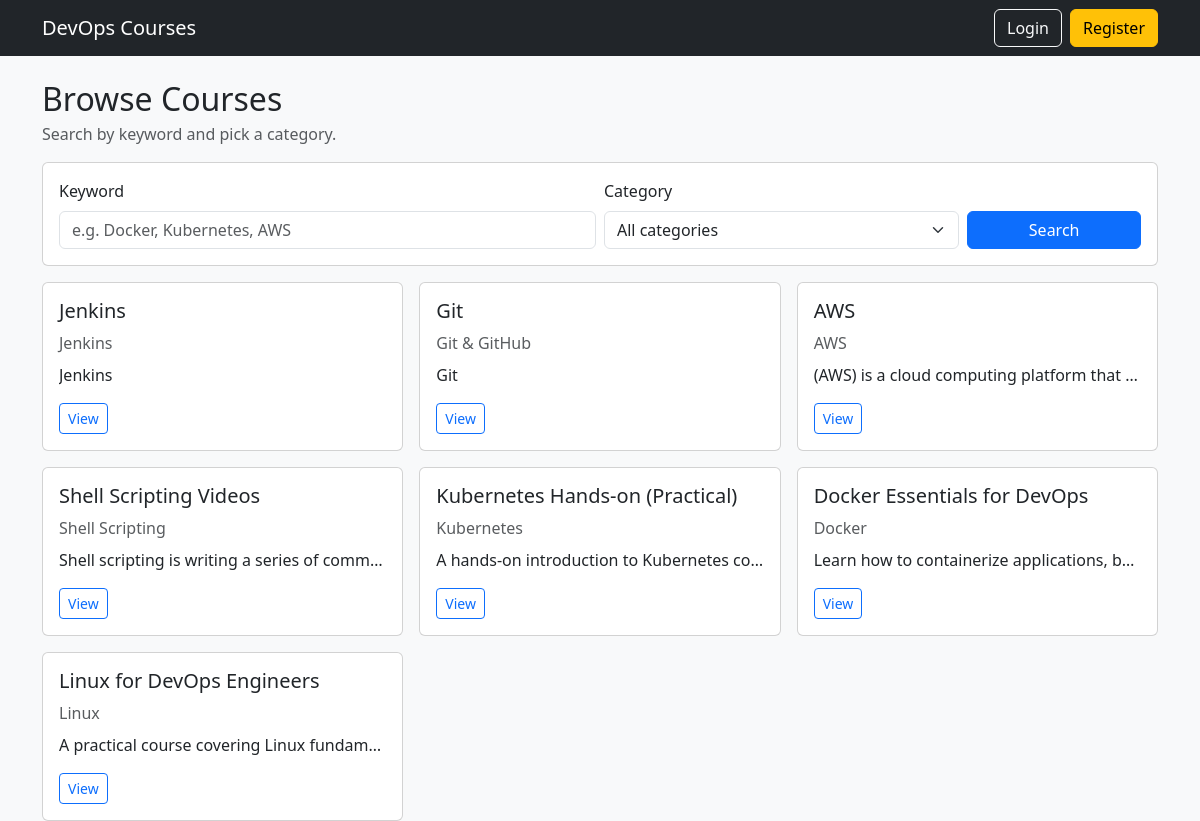
The page / on the database its author committed.
### catalog/models.py (models this page shows, shortened)
class Course(models.Model):
    title = models.CharField(max_length=200)
    slug = models.SlugField(max_length=220, unique=True)
    description = models.TextField()
    category = models.CharField(max_length=50, choices=CourseCategory.choices)
    cover_image = models.ImageField(upload_to="course_covers/", blank=True, null=True)
    is_published = models.BooleanField(default=True)
    created_at = models.DateTimeField(auto_now_add=True)
    updated_at = models.DateTimeField(auto_now=True)
    class Meta:
        indexes = [
            models.Index(fields=["category"]),
            models.Index(fields=["slug"]),
        ]
        ordering = ["-created_at"]

### catalog/views.py (the view)
# urls.py: path("", views.course_list, name="course_list"),
def course_list(request):
    q = (request.GET.get("q") or "").strip()
    category = (request.GET.get("category") or "").strip()
    courses_qs = Course.objects.filter(is_published=True)
    if q:
        courses_qs = courses_qs.filter(
            Q(title__icontains=q) | Q(description__icontains=q)
        )
    if category:
        courses_qs = courses_qs.filter(category=category)
    courses_qs = courses_qs.order_by("-created_at")
    paginator = Paginator(courses_qs, 8)
    page_obj = paginator.get_page(request.GET.get("page", 1))
    return render(
        request,
        "catalog/course_list.html",
        {
            "page_obj": page_obj,
            "q": q,
            "category": category,
            "categories": CourseCategory.choices,
        },
    )

### templates/catalog/course_list.html (shortened to what this page needs)
{% extends "base.html" %}
{% block content %}
  <div class="d-flex flex-column gap-3">
    <div class="d-flex align-items-end justify-content-between flex-wrap gap-2">
      <div>
        <h2 class="mb-1">Browse Courses</h2>
        <div class="text-muted">Search by keyword and pick a category.</div>
      </div>
    </div>
    <form method="get" class="card p-3">
      <div class="row g-2 align-items-end">
        <div class="col-md-6">
          <label class="form-label">Keyword</label>
          <input
            type="text"
            class="form-control"
            name="q"
            value="{{ q }}"
            placeholder="e.g. Docker, Kubernetes, AWS"
          />
        </div>
        <div class="col-md-4">
          <label class="form-label">Category</label>
          <select class="form-select" name="category">
            <option value="">All categories</option>
          </select>
        </div>
        <div class="col-md-2">
          <button class="btn btn-primary w-100" type="submit">Search</button>
        </div>
      </div>
    </form>
    <div class="row g-3">
      {% for course in page_obj %}
        <div class="col-md-6 col-lg-4">
          <div class="card h-100">
            <div class="card-body d-flex flex-column">
              <h5 class="card-title">{{ course.title }}</h5>
              <div class="text-muted mb-2">{{ course.category }}</div>
              <p class="card-text text-truncate" style="max-height: 3rem; overflow: hidden;">
                {{ course.description }}
              </p>
              <div class="mt-auto d-flex gap-2">
                <a class="btn btn-outline-primary btn-sm" href="{% url 'catalog:course_detail' course.slug %}">
                  View
                </a>
              </div>
            </div>
          </div>
        </div>
      {% empty %}
        <div class="col-12">
          <div class="alert alert-warning">No courses found. Try adjusting your search.</div>
        </div>
      {% endfor %}
    </div>
  </div>
{% endblock %}

### rows shown on the page
Course: title "Jenkins", category "Jenkins", description "Jenkins"
Course: title "Git", category "Git & GitHub", description "Git"
Course: title "AWS", category "AWS", description "(AWS) is a cloud computing platform that…"
Course: title "Shell Scripting Videos", category "Shell Scripting", description "Shell scripting is writing a series of comm…"
Course: title "Kubernetes Hands-on (Practical)", category "Kubernetes", description "A hands-on introduction to Kubernetes co…"
Course: title "Docker Essentials for DevOps", category "Docker", description "Learn how to containerize applications, b…"
Course: title "Linux for DevOps Engineers", category "Linux", description "A practical course covering Linux fundam…"
